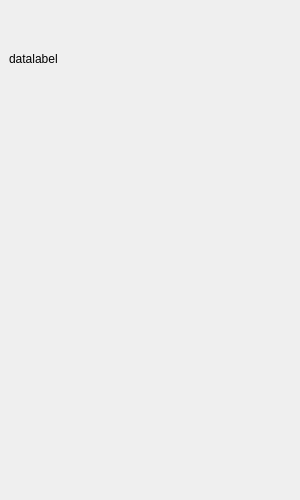
<?xml version="1.0" encoding="UTF-8"?>
<ui version="4.0">
 <class>game_status</class>
 <widget class="QWidget" name="game_status">
  <property name="geometry">
   <rect>
    <x>0</x>
    <y>0</y>
    <width>300</width>
    <height>500</height>
   </rect>
  </property>
  <property name="windowTitle">
   <string>Form</string>
  </property>
  <widget class="QLabel" name="datalabel">
   <property name="geometry">
    <rect>
     <x>9</x>
     <y>9</y>
     <width>100</width>
     <height>100</height>
    </rect>
   </property>
   <property name="text">
    <string>datalabel</string>
   </property>
  </widget>
 </widget>
 <resources/>
 <connections/>
</ui>
